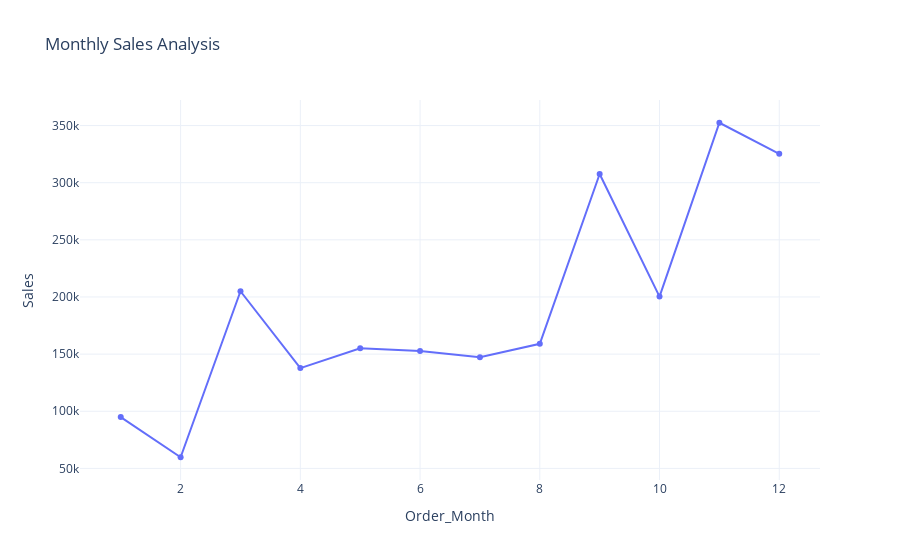

Write notebook code for a chart like this one.
### Code cell
fig = px.line(Sales_by_month,
              x='Order_Month',
              y='Sales',
              title='Monthly Sales Analysis',
              markers=True)

fig.show()

### Figure 1 — Plotly figure (JSON) as saved in the notebook; plotly's stock layout.template omitted (floating-point values rounded to 4 significant figures)
{"data": [{"hovertemplate": "Order_Month=%{x}<br>Sales=%{y}<extra></extra>", "legendgroup": "", "line": {"color": "#636efa", "dash": "solid"}, "marker": {"symbol": "circle"}, "mode": "lines+markers", "name": "", "orientation": "v", "showlegend": false, "type": "scatter", "x": [1, 2, 3, 4, 5, 6, 7, 8, 9, 10, 11, 12], "xaxis": "x", "y": [94920.0, 59750.0, 205000.0, 137800.0, 155000.0, 152700.0, 147200.0, 159000.0, 307600.0, 200300.0, 352500.0, 325300.0], "yaxis": "y"}], "layout": {"legend": {"tracegroupgap": 0}, "title": {"text": "Monthly Sales Analysis"}, "xaxis": {"anchor": "y", "domain": [0, 1], "title": {"text": "Order_Month"}}, "yaxis": {"anchor": "x", "domain": [0, 1], "title": {"text": "Sales"}}}}
